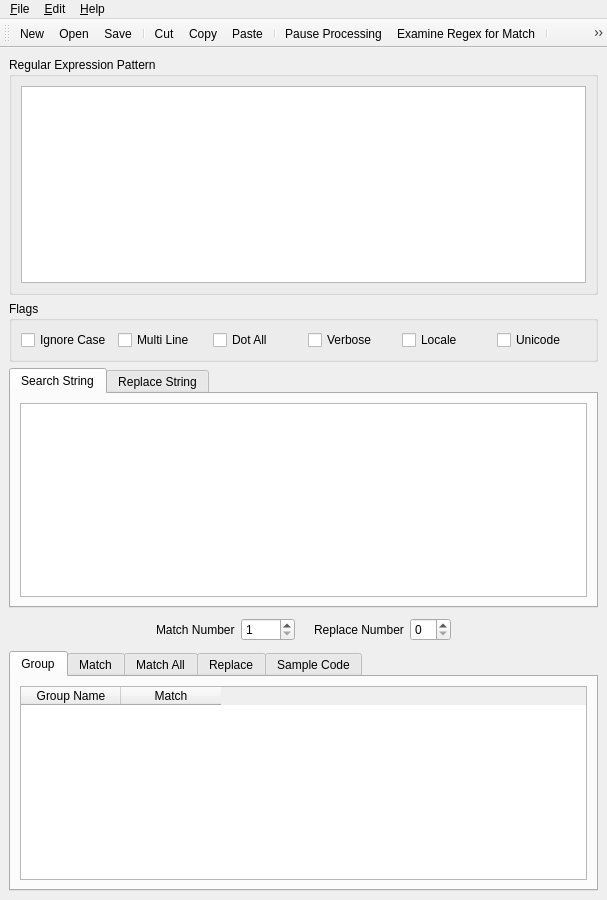
 <widget class="QMainWindow" name="KodosBA">
  <property name="geometry">
   <rect>
    <x>0</x>
    <y>0</y>
    <width>607</width>
    <height>900</height>
   </rect>
  </property>
  <property name="windowTitle">
   <string>Kodos - The Python Regex Debugger</string>
  </property>
  <property name="windowIcon">
   <iconset resource="../kodos.qrc">
    <normaloff>:/images/kodos_icon.png</normaloff>:/images/kodos_icon.png</iconset>
  </property>
  <property name="windowIconText">
   <string>Kodos</string>
  </property>
  <widget class="QWidget" name="widget">
   <layout class="QGridLayout">
    <item row="0" column="0">
     <widget class="QGroupBox" name="groupBox1">
      <property name="sizePolicy">
       <sizepolicy hsizetype="Expanding" vsizetype="Expanding">
        <horstretch>0</horstretch>
        <verstretch>0</verstretch>
       </sizepolicy>
      </property>
      <property name="title">
       <string>Regular Expression Pattern</string>
      </property>
      <layout class="QGridLayout">
       <item row="0" column="0">
        <widget class="QPlainTextEdit" name="regexMultiLineEdit"/>
       </item>
      </layout>
     </widget>
    </item>
    <item row="5" column="0">
     <widget class="QTabWidget" name="resultTabWidget">
      <property name="currentIndex">
       <number>0</number>
      </property>
      <widget class="QWidget" name="tab">
       <attribute name="title">
        <string>Group</string>
       </attribute>
       <layout class="QGridLayout">
        <item row="0" column="0">
         <widget class="QTableWidget" name="groupTable">
          <property name="selectionMode">
           <enum>QAbstractItemView::SingleSelection</enum>
          </property>
          <column>
           <property name="text">
            <string>Group Name</string>
           </property>
          </column>
          <column>
           <property name="text">
            <string>Match</string>
           </property>
          </column>
         </widget>
        </item>
       </layout>
      </widget>
      <widget class="QWidget" name="tab">
       <attribute name="title">
        <string>Match</string>
       </attribute>
       <layout class="QGridLayout">
        <item row="0" column="0">
         <widget class="QPlainTextEdit" name="matchTextBrowser">
          <property name="undoRedoEnabled">
           <bool>false</bool>
          </property>
          <property name="readOnly">
           <bool>true</bool>
          </property>
         </widget>
        </item>
       </layout>
      </widget>
      <widget class="QWidget" name="TabPage">
       <attribute name="title">
        <string>Match All</string>
       </attribute>
       <layout class="QGridLayout">
        <item row="0" column="0">
         <widget class="QPlainTextEdit" name="matchAllTextBrowser">
          <property name="undoRedoEnabled">
           <bool>false</bool>
          </property>
          <property name="readOnly">
           <bool>true</bool>
          </property>
         </widget>
        </item>
       </layout>
      </widget>
      <widget class="QWidget" name="TabPage">
       <attribute name="title">
        <string>Replace</string>
       </attribute>
       <layout class="QVBoxLayout">
        <item>
         <widget class="QPlainTextEdit" name="replaceTextBrowser">
          <property name="undoRedoEnabled">
           <bool>false</bool>
          </property>
          <property name="readOnly">
           <bool>true</bool>
          </property>
         </widget>
        </item>
       </layout>
      </widget>
      <widget class="QWidget" name="TabPage">
       <attribute name="title">
        <string>Sample Code</string>
       </attribute>
       <layout class="QGridLayout">
        <item row="0" column="0">
         <widget class="QPlainTextEdit" name="codeTextBrowser">
          <property name="undoRedoEnabled">
           <bool>false</bool>
          </property>
          <property name="readOnly">
           <bool>true</bool>
          </property>
         </widget>
        </item>
       </layout>
      </widget>
     </widget>
    </item>
    <item row="3" column="0">
     <widget class="QTabWidget" name="tabWidget3">
      <property name="currentIndex">
       <number>0</number>
      </property>
      <widget class="QWidget" name="tab">
       <attribute name="title">
        <string>Search String</string>
       </attribute>
       <layout class="QGridLayout">
        <item row="0" column="0">
         <widget class="QPlainTextEdit" name="stringMultiLineEdit"/>
        </item>
       </layout>
      </widget>
      <widget class="QWidget" name="tab">
       <attribute name="title">
        <string>Replace String</string>
       </attribute>
       <layout class="QGridLayout">
        <item row="0" column="0">
         <widget class="QTextEdit" name="replaceTextEdit"/>
        </item>
       </layout>
      </widget>
     </widget>
    </item>
    <item row="4" column="0">
     <layout class="QHBoxLayout">
      <item>
       <spacer name="spacer1">
        <property name="orientation">
         <enum>Qt::Horizontal</enum>
        </property>
        <property name="sizeType">
         <enum>QSizePolicy::Expanding</enum>
        </property>
        <property name="sizeHint" stdset="0">
         <size>
          <width>70</width>
          <height>31</height>
         </size>
        </property>
       </spacer>
      </item>
      <item>
       <widget class="QLabel" name="textLabel1">
        <property name="text">
         <string>Match Number</string>
        </property>
        <property name="wordWrap">
         <bool>false</bool>
        </property>
       </widget>
      </item>
      <item>
       <widget class="QSpinBox" name="matchNumberSpinBox">
        <property name="minimum">
         <number>1</number>
        </property>
        <property name="maximum">
         <number>9999</number>
        </property>
       </widget>
      </item>
      <item>
       <widget class="QLabel" name="spacerLabel">
        <property name="pixmap">
         <pixmap>image1</pixmap>
        </property>
        <property name="wordWrap">
         <bool>false</bool>
        </property>
       </widget>
      </item>
      <item>
       <widget class="QLabel" name="replaceLabel">
        <property name="text">
         <string>Replace Number</string>
        </property>
        <property name="wordWrap">
         <bool>false</bool>
        </property>
       </widget>
      </item>
      <item>
       <widget class="QSpinBox" name="replaceNumberSpinBox"/>
      </item>
      <item>
       <spacer name="spacer3">
        <property name="orientation">
         <enum>Qt::Horizontal</enum>
        </property>
        <property name="sizeType">
         <enum>QSizePolicy::Expanding</enum>
        </property>
        <property name="sizeHint" stdset="0">
         <size>
          <width>118</width>
          <height>21</height>
         </size>
        </property>
       </spacer>
      </item>
     </layout>
    </item>
    <item row="1" column="0">
     <widget class="QGroupBox" name="groupBox">
      <property name="title">
       <string>Flags</string>
      </property>
      <layout class="QHBoxLayout" name="horizontalLayout">
       <item>
        <widget class="QCheckBox" name="ignorecaseCheckBox">
         <property name="toolTip">
          <string>Perform case-insensitive matching; expressions like [A-Z] will match
lowercase letters, too. This is not affected by the current locale.</string>
         </property>
         <property name="text">
          <string>Ignore Case</string>
         </property>
        </widget>
       </item>
       <item>
        <widget class="QCheckBox" name="multilineCheckBox">
         <property name="toolTip">
          <string>When specified, the pattern character &quot;^&quot; matches at the beginning of the 
string and at the beginning of each line (immediately following each newline); 
and the pattern character &quot;$&quot; matches at the end of the string and at the end 
of each line (immediately preceding each newline). By default, &quot;^&quot; matches 
only at the beginning of the string, and &quot;$&quot; only at the end of the string and 
immediately before the newline (if any) at the end of the string.</string>
         </property>
         <property name="text">
          <string>Multi Line</string>
         </property>
        </widget>
       </item>
       <item>
        <widget class="QCheckBox" name="dotallCheckBox">
         <property name="toolTip">
          <string>Make the &quot;.&quot; special character match any character at all, including a 
newline; without this flag, &quot;.&quot; will match anything except a newline.</string>
         </property>
         <property name="text">
          <string>Dot All</string>
         </property>
        </widget>
       </item>
       <item>
        <widget class="QCheckBox" name="verboseCheckBox">
         <property name="toolTip">
          <string>This flag allows you to write regular expressions that look nicer. Whitespace 
within the pattern is ignored, except when in a character class or preceded by 
an unescaped backslash, and, when a line contains a &quot;#&quot; neither in a character
class or preceded by an unescaped backslash, all characters from the leftmost 
such &quot;#&quot; through the end of the line are ignored.</string>
         </property>
         <property name="text">
          <string>Verbose</string>
         </property>
        </widget>
       </item>
       <item>
        <widget class="QCheckBox" name="localeCheckBox">
         <property name="toolTip">
          <string>Make \w, \W, \b, and \B dependent on the current locale.</string>
         </property>
         <property name="text">
          <string>Locale</string>
         </property>
        </widget>
       </item>
       <item>
        <widget class="QCheckBox" name="unicodeCheckBox">
         <property name="toolTip">
          <string>&quot;Make \w, \W, \b, and \B dependent on the Unicode character properties 
database. New in Python version 2.0.</string>
         </property>
         <property name="text">
          <string>Unicode</string>
         </property>
        </widget>
       </item>
      </layout>
     </widget>
    </item>
   </layout>
  </widget>
  <widget class="QToolBar" name="toolBar">
   <property name="toolButtonStyle">
    <enum>Qt::ToolButtonIconOnly</enum>
   </property>
   <attribute name="toolBarArea">
    <enum>TopToolBarArea</enum>
   </attribute>
   <attribute name="toolBarBreak">
    <bool>false</bool>
   </attribute>
   <addaction name="fileNewAction"/>
   <addaction name="fileOpenAction"/>
   <addaction name="fileSaveAction"/>
   <addaction name="separator"/>
   <addaction name="editCutAction"/>
   <addaction name="editCopyAction"/>
   <addaction name="editPasteAction"/>
   <addaction name="separator"/>
   <addaction name="editPauseAction"/>
   <addaction name="examineAction"/>
   <addaction name="separator"/>
   <addaction name="helpRegexReferenceAction"/>
   <addaction name="helpRegexLibAction"/>
  </widget>
  <widget class="QMenuBar" name="menubar">
   <property name="geometry">
    <rect>
     <x>0</x>
     <y>0</y>
     <width>607</width>
     <height>23</height>
    </rect>
   </property>
   <widget class="QMenu" name="fileMenu">
    <property name="title">
     <string>&amp;File</string>
    </property>
    <addaction name="fileNewAction"/>
    <addaction name="fileOpenAction"/>
    <addaction name="fileSaveAction"/>
    <addaction name="fileSaveAsAction"/>
    <addaction name="separator"/>
    <addaction name="FileRevertAction"/>
    <addaction name="separator"/>
    <addaction name="fileImportFileAction"/>
    <addaction name="fileImportURLAction"/>
    <addaction name="separator"/>
    <addaction name="fileExitAction"/>
    <addaction name="separator"/>
   </widget>
   <widget class="QMenu" name="editMenu">
    <property name="title">
     <string>&amp;Edit</string>
    </property>
    <addaction name="editUndoAction"/>
    <addaction name="editRedoAction"/>
    <addaction name="separator"/>
    <addaction name="editCutAction"/>
    <addaction name="editCopyAction"/>
    <addaction name="editPasteAction"/>
    <addaction name="separator"/>
    <addaction name="examineAction"/>
    <addaction name="editPauseAction"/>
    <addaction name="separator"/>
    <addaction name="editPreferencesAction"/>
   </widget>
   <widget class="QMenu" name="helpMenu">
    <property name="title">
     <string>&amp;Help</string>
    </property>
    <addaction name="separator"/>
    <addaction name="helpHelpAction"/>
    <addaction name="helpPythonHelpAction"/>
    <addaction name="separator"/>
    <addaction name="helpRegexReferenceAction"/>
    <addaction name="helpRegexLibAction"/>
    <addaction name="separator"/>
    <addaction name="helpVisitWebsiteAction"/>
    <addaction name="helpCheckForUpdateAction"/>
    <addaction name="helpReportBugAction"/>
    <addaction name="separator"/>
    <addaction name="helpAboutAction"/>
   </widget>
   <addaction name="fileMenu"/>
   <addaction name="editMenu"/>
   <addaction name="helpMenu"/>
  </widget>
  <action name="fileNewAction">
   <property name="icon">
    <iconset resource="../kodos.qrc">
     <normaloff>:/images/document-new.png</normaloff>:/images/document-new.png</iconset>
   </property>
   <property name="text">
    <string>&amp;New</string>
   </property>
   <property name="iconText">
    <string>New</string>
   </property>
   <property name="shortcut">
    <string>Ctrl+N</string>
   </property>
   <property name="name" stdset="0">
    <cstring>fileNewAction</cstring>
   </property>
  </action>
  <action name="fileOpenAction">
   <property name="icon">
    <iconset resource="../kodos.qrc">
     <normaloff>:/images/document-open.png</normaloff>:/images/document-open.png</iconset>
   </property>
   <property name="text">
    <string>&amp;Open...</string>
   </property>
   <property name="iconText">
    <string>Open</string>
   </property>
   <property name="shortcut">
    <string>Ctrl+O</string>
   </property>
  </action>
  <action name="fileSaveAction">
   <property name="icon">
    <iconset resource="../kodos.qrc">
     <normaloff>:/images/document-save.png</normaloff>:/images/document-save.png</iconset>
   </property>
   <property name="text">
    <string>&amp;Save</string>
   </property>
   <property name="iconText">
    <string>Save</string>
   </property>
   <property name="shortcut">
    <string>Ctrl+S</string>
   </property>
   <property name="name" stdset="0">
    <cstring>fileSaveAction</cstring>
   </property>
  </action>
  <action name="fileSaveAsAction">
   <property name="icon">
    <iconset resource="../kodos.qrc">
     <normaloff>:/images/document-save-as.png</normaloff>:/images/document-save-as.png</iconset>
   </property>
   <property name="text">
    <string>Save &amp;As...</string>
   </property>
   <property name="iconText">
    <string>Save As</string>
   </property>
   <property name="shortcut">
    <string/>
   </property>
   <property name="name" stdset="0">
    <cstring>fileSaveAsAction</cstring>
   </property>
  </action>
  <action name="fileExitAction">
   <property name="text">
    <string>E&amp;xit</string>
   </property>
   <property name="iconText">
    <string>Exit</string>
   </property>
   <property name="shortcut">
    <string>Ctrl+Q</string>
   </property>
   <property name="name" stdset="0">
    <cstring>fileExitAction</cstring>
   </property>
  </action>
  <action name="editUndoAction">
   <property name="icon">
    <iconset resource="../kodos.qrc">
     <normaloff>:/images/edit-undo.png</normaloff>:/images/edit-undo.png</iconset>
   </property>
   <property name="text">
    <string>&amp;Undo</string>
   </property>
   <property name="iconText">
    <string>Undo</string>
   </property>
   <property name="shortcut">
    <string>Ctrl+Z</string>
   </property>
  </action>
  <action name="editRedoAction">
   <property name="icon">
    <iconset resource="../kodos.qrc">
     <normaloff>:/images/edit-redo.png</normaloff>:/images/edit-redo.png</iconset>
   </property>
   <property name="text">
    <string>&amp;Redo</string>
   </property>
   <property name="iconText">
    <string>Redo</string>
   </property>
   <property name="shortcut">
    <string>Ctrl+Y</string>
   </property>
  </action>
  <action name="editCutAction">
   <property name="icon">
    <iconset resource="../kodos.qrc">
     <normaloff>:/images/edit-cut.png</normaloff>:/images/edit-cut.png</iconset>
   </property>
   <property name="text">
    <string>&amp;Cut</string>
   </property>
   <property name="iconText">
    <string>Cut</string>
   </property>
   <property name="shortcut">
    <string>Ctrl+X</string>
   </property>
  </action>
  <action name="editCopyAction">
   <property name="icon">
    <iconset resource="../kodos.qrc">
     <normaloff>:/images/edit-copy.png</normaloff>:/images/edit-copy.png</iconset>
   </property>
   <property name="text">
    <string>C&amp;opy</string>
   </property>
   <property name="iconText">
    <string>Copy</string>
   </property>
   <property name="shortcut">
    <string>Ctrl+C</string>
   </property>
  </action>
  <action name="editPasteAction">
   <property name="icon">
    <iconset resource="../kodos.qrc">
     <normaloff>:/images/edit-paste.png</normaloff>:/images/edit-paste.png</iconset>
   </property>
   <property name="text">
    <string>&amp;Paste</string>
   </property>
   <property name="iconText">
    <string>Paste</string>
   </property>
   <property name="shortcut">
    <string>Ctrl+V</string>
   </property>
  </action>
  <action name="examineAction">
   <property name="checkable">
    <bool>true</bool>
   </property>
   <property name="icon">
    <iconset resource="../kodos.qrc">
     <normaloff>:/images/page-zoom.png</normaloff>:/images/page-zoom.png</iconset>
   </property>
   <property name="text">
    <string>E&amp;xamine Regex</string>
   </property>
   <property name="iconText">
    <string>Examine Regex for Match</string>
   </property>
  </action>
  <action name="helpContentsAction">
   <property name="text">
    <string>&amp;Contents...</string>
   </property>
   <property name="iconText">
    <string>Contents</string>
   </property>
   <property name="shortcut">
    <string/>
   </property>
   <property name="name" stdset="0">
    <cstring>helpContentsAction</cstring>
   </property>
  </action>
  <action name="helpIndexAction">
   <property name="text">
    <string>&amp;Index...</string>
   </property>
   <property name="iconText">
    <string>Index</string>
   </property>
   <property name="shortcut">
    <string/>
   </property>
   <property name="name" stdset="0">
    <cstring>helpIndexAction</cstring>
   </property>
  </action>
  <action name="helpAboutAction">
   <property name="text">
    <string>&amp;About</string>
   </property>
   <property name="iconText">
    <string>About</string>
   </property>
   <property name="shortcut">
    <string/>
   </property>
   <property name="name" stdset="0">
    <cstring>helpAboutAction</cstring>
   </property>
  </action>
  <action name="regexChangedAction">
   <property name="text">
    <string>Action</string>
   </property>
   <property name="iconText">
    <string>Action</string>
   </property>
   <property name="name" stdset="0">
    <cstring>regexChangedAction</cstring>
   </property>
  </action>
  <action name="editPauseAction">
   <property name="checkable">
    <bool>true</bool>
   </property>
   <property name="icon">
    <iconset resource="../kodos.qrc">
     <normaloff>:/images/media-playback-pause.png</normaloff>:/images/media-playback-pause.png</iconset>
   </property>
   <property name="text">
    <string>Pause Processing</string>
   </property>
   <property name="iconText">
    <string>Pause Processing</string>
   </property>
   <property name="shortcut">
    <string>Ctrl+P</string>
   </property>
  </action>
  <action name="editPreferencesAction">
   <property name="text">
    <string>Preferences</string>
   </property>
   <property name="iconText">
    <string>Preferences</string>
   </property>
  </action>
  <action name="helpHelpAction">
   <property name="icon">
    <iconset resource="../kodos.qrc">
     <normaloff>:/images/help.png</normaloff>:/images/help.png</iconset>
   </property>
   <property name="text">
    <string>Help</string>
   </property>
   <property name="iconText">
    <string>Help</string>
   </property>
   <property name="shortcut">
    <string>Ctrl+/</string>
   </property>
   <property name="name" stdset="0">
    <cstring>helpHelpAction</cstring>
   </property>
  </action>
  <action name="helpPythonHelpAction">
   <property name="text">
    <string>&amp;Python Regex Help</string>
   </property>
   <property name="iconText">
    <string>Python Regex Help</string>
   </property>
   <property name="name" stdset="0">
    <cstring>helpPythonHelpAction</cstring>
   </property>
  </action>
  <action name="helpRegexReferenceAction">
   <property name="icon">
    <iconset resource="../kodos.qrc">
     <normaloff>:/images/book.png</normaloff>:/images/book.png</iconset>
   </property>
   <property name="text">
    <string>&amp;Regex Reference Guide</string>
   </property>
   <property name="iconText">
    <string>Regex Reference Guide</string>
   </property>
   <property name="shortcut">
    <string>Ctrl+R</string>
   </property>
   <property name="name" stdset="0">
    <cstring>helpRegexReferenceAction</cstring>
   </property>
  </action>
  <action name="helpVisitWebsiteAction">
   <property name="icon">
    <iconset resource="../kodos.qrc">
     <normaloff>:/images/kodos_icon.png</normaloff>:/images/kodos_icon.png</iconset>
   </property>
   <property name="text">
    <string>&amp;Visit Kodos Website</string>
   </property>
   <property name="iconText">
    <string>&amp;Visit Kodos Website</string>
   </property>
   <property name="name" stdset="0">
    <cstring>helpVisitWebsiteAction</cstring>
   </property>
  </action>
  <action name="helpCheckForUpdateAction">
   <property name="text">
    <string>&amp;Check for Kodos Update</string>
   </property>
   <property name="iconText">
    <string>Check for Kodos Update</string>
   </property>
   <property name="name" stdset="0">
    <cstring>helpCheckForUpdateAction</cstring>
   </property>
  </action>
  <action name="helpReportBugAction">
   <property name="text">
    <string>Report a &amp;Bug</string>
   </property>
   <property name="iconText">
    <string>Report a Bug</string>
   </property>
   <property name="name" stdset="0">
    <cstring>helpReportBugAction</cstring>
   </property>
  </action>
  <action name="noopAction">
   <property name="enabled">
    <bool>true</bool>
   </property>
   <property name="icon">
    <iconset>
     <normaloff>image15</normaloff>image15</iconset>
   </property>
   <property name="text">
    <string/>
   </property>
   <property name="iconText">
    <string/>
   </property>
   <property name="name" stdset="0">
    <cstring>noopAction</cstring>
   </property>
  </action>
  <action name="fileImportFileAction">
   <property name="text">
    <string>Import &amp;File</string>
   </property>
   <property name="iconText">
    <string>Import File</string>
   </property>
   <property name="name" stdset="0">
    <cstring>fileImportFileAction</cstring>
   </property>
  </action>
  <action name="fileImportURLAction">
   <property name="text">
    <string>Import &amp;URL</string>
   </property>
   <property name="iconText">
    <string>Import URL</string>
   </property>
   <property name="name" stdset="0">
    <cstring>fileImportURLAction</cstring>
   </property>
  </action>
  <action name="helpRegexLibAction">
   <property name="icon">
    <iconset resource="../kodos.qrc">
     <normaloff>:/images/library.png</normaloff>:/images/library.png</iconset>
   </property>
   <property name="text">
    <string>Regex &amp;Library</string>
   </property>
   <property name="iconText">
    <string>Regex Library</string>
   </property>
   <property name="toolTip">
    <string>Open the Regex Library</string>
   </property>
   <property name="shortcut">
    <string>Ctrl+L</string>
   </property>
   <property name="name" stdset="0">
    <cstring>helpRegexLibAction</cstring>
   </property>
  </action>
  <action name="FileRevertAction">
   <property name="text">
    <string>&amp;Revert Kodos File</string>
   </property>
   <property name="iconText">
    <string>Revert Kodos File</string>
   </property>
   <property name="name" stdset="0">
    <cstring>FileRevertAction</cstring>
   </property>
  </action>
 </widget>
